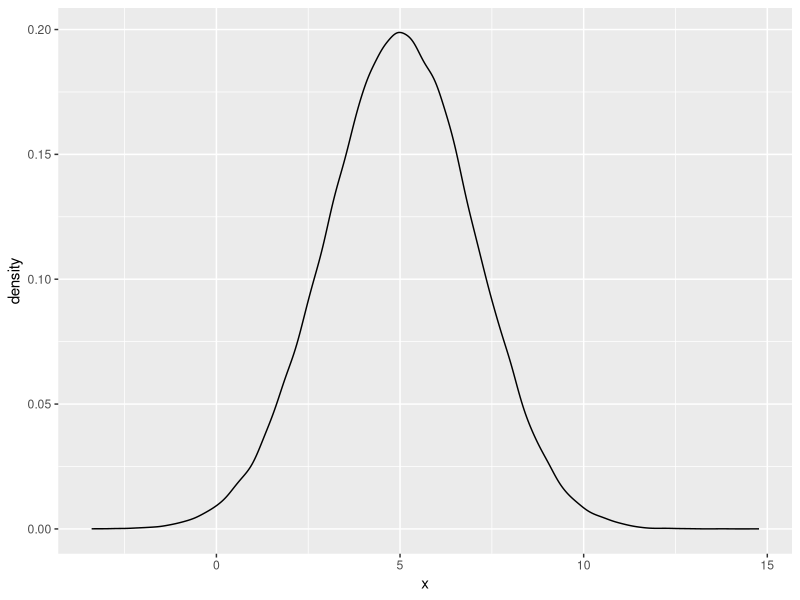
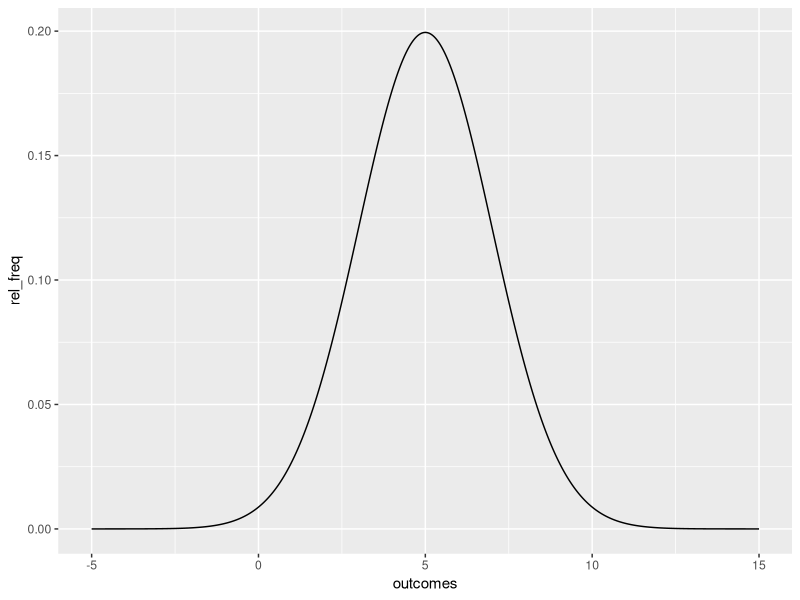
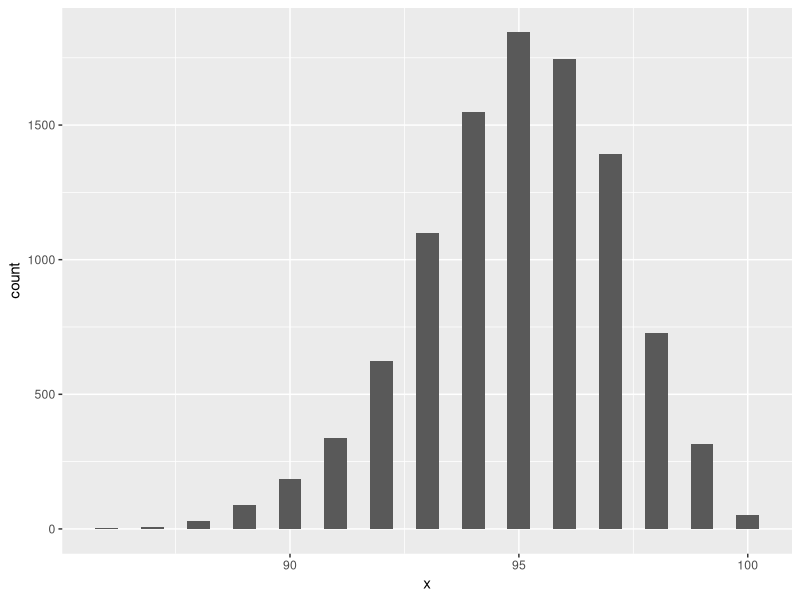
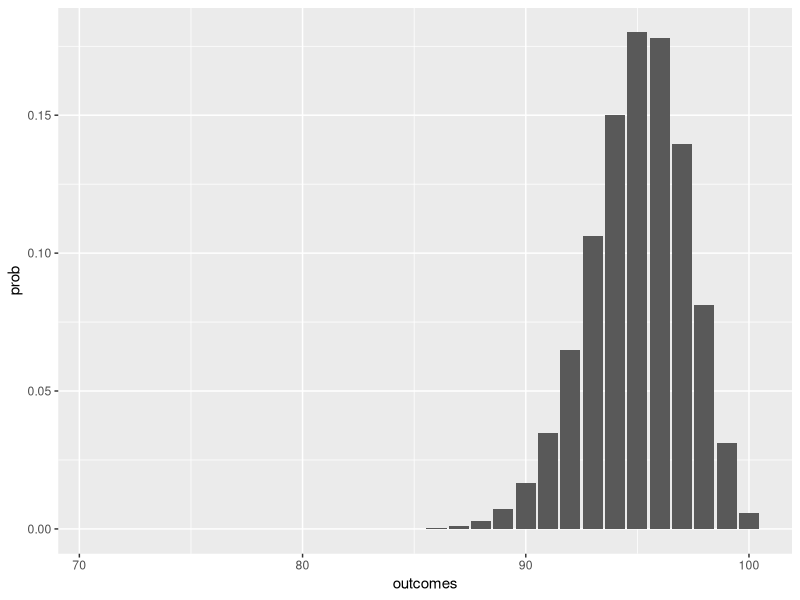
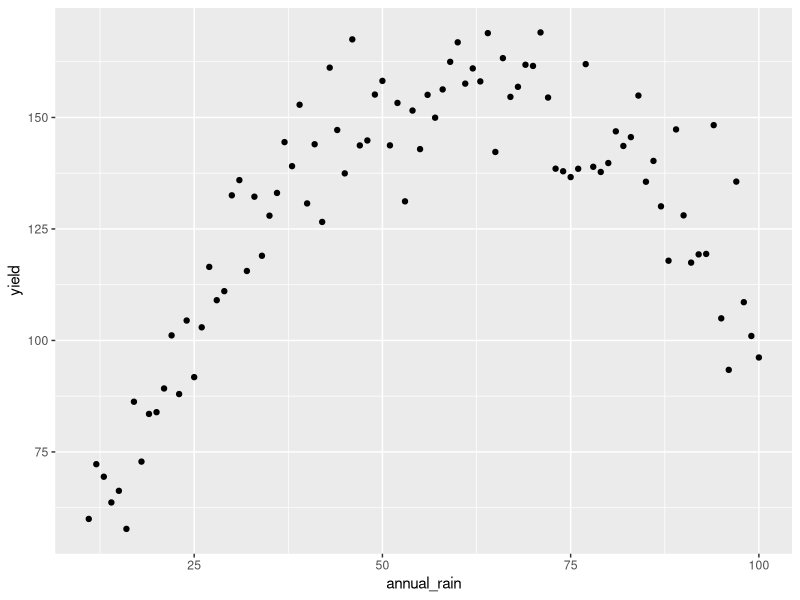
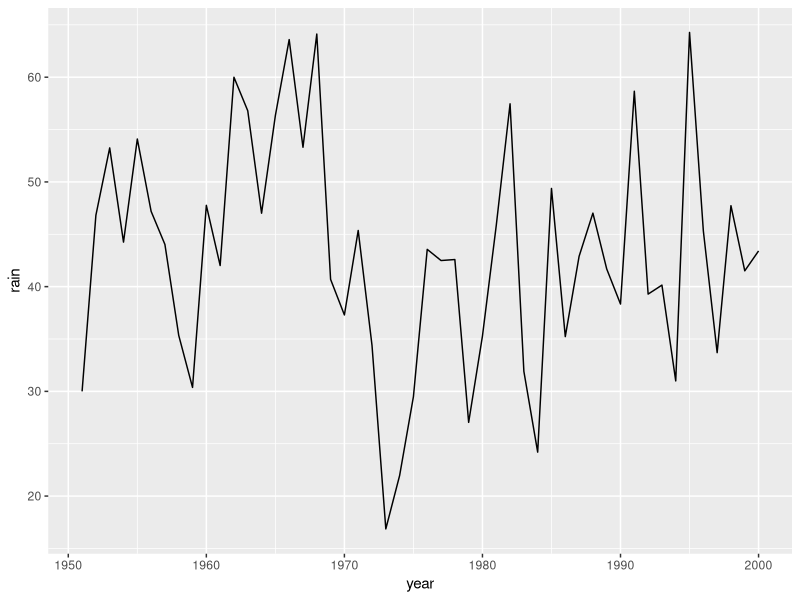
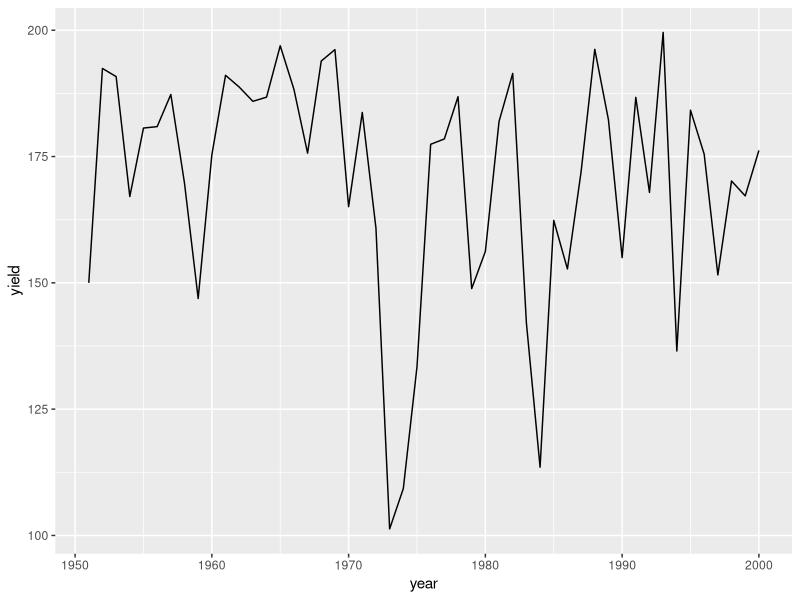
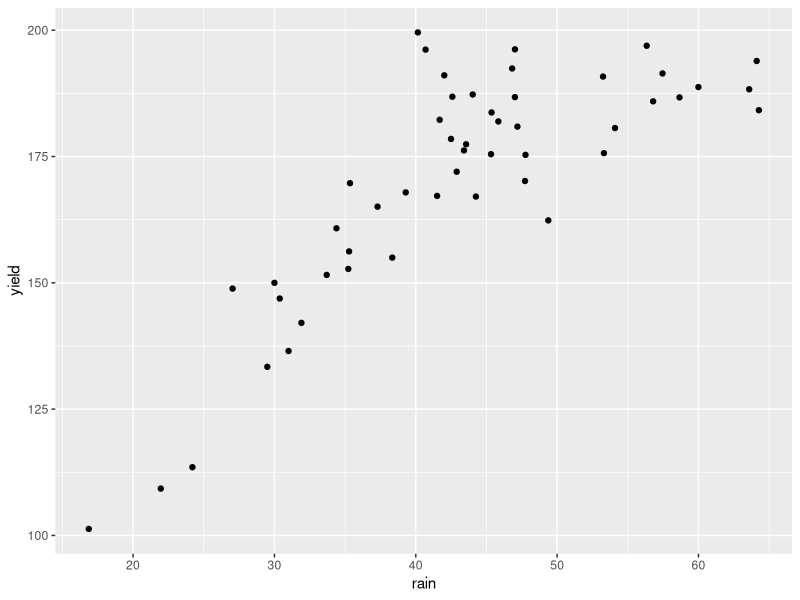

The R source for these figures, in order:
## ---- chunk 1
library(tidyverse)
sample_normal <- tibble(x = rnorm(n=1e5, mean = 5, sd = 2))
ggplot(sample_normal, aes(x = x))+
   geom_density()
## ---- chunk 2
outcomes<-seq(-5,15, length.out = 1e4)
out_normal <- tibble(outcomes = outcomes, 
                     rel_freq = dnorm(outcomes, mean = 5, sd = 2))
ggplot(out_normal, aes(x=outcomes,y = rel_freq))+
   geom_line()
## ---- chunk 3
sample_binomial <- tibble(x = rbinom(1e4, size = 100, prob = 0.95))
ggplot(sample_binomial, aes(x = x))+
   geom_histogram(binwidth = 0.5)
## ---- chunk 4
outcomes<-seq(71,100, by=1)
outcomes_binomial <- tibble(outcomes = outcomes, 
                            prob = dbinom(outcomes, size=100, prob=0.95))
ggplot(outcomes_binomial, aes(x=outcomes,y = prob))+
   geom_bar(stat="identity")
## ---- chunk 5
set.seed(202073)
annual_rain<-seq(11,100, 1)
yield <- 2 + 5*annual_rain - 0.04* annual_rain^2 + rnorm(90,0,10)
yield_dat<-tibble(annual_rain = annual_rain, yield=yield)
ggplot(yield_dat, aes(annual_rain, yield))+geom_point()
## ---- chunk 6
set.seed(202073)
annual_rain<- rep(30,50); yield <-rep(150,50)
for (i in 2:50) {
     annual_rain[i]<- 0.3*annual_rain[i-1] + rnorm(1,30,10)
     yield[i]<- 5*annual_rain[i] - 0.04* annual_rain[i]^2 + 
        0.2*yield[i-1] + rnorm(1,0,10)
}
yield_dat2<-tibble(year = 1951:2000, rain = annual_rain, yield=yield)
## ---- chunk 7
ggplot(yield_dat2, aes(year, rain))+geom_line()
## ---- chunk 8
ggplot(yield_dat2, aes(year, yield))+geom_line()
## ---- chunk 9
ggplot(yield_dat2, aes(rain, yield))+geom_point()
